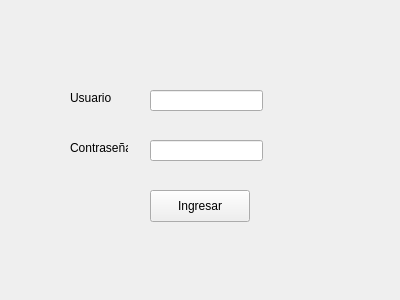
<?xml version="1.0" encoding="UTF-8"?>
<ui version="4.0">
 <class>Login</class>
 <widget class="QWidget" name="Login">
  <property name="geometry">
   <rect>
    <x>0</x>
    <y>0</y>
    <width>400</width>
    <height>300</height>
   </rect>
  </property>
  <property name="windowTitle">
   <string>Form</string>
  </property>
  <widget class="QLabel" name="label">
   <property name="geometry">
    <rect>
     <x>70</x>
     <y>90</y>
     <width>58</width>
     <height>16</height>
    </rect>
   </property>
   <property name="text">
    <string>Usuario</string>
   </property>
  </widget>
  <widget class="QLabel" name="label_2">
   <property name="geometry">
    <rect>
     <x>70</x>
     <y>140</y>
     <width>58</width>
     <height>16</height>
    </rect>
   </property>
   <property name="text">
    <string>Contraseña</string>
   </property>
  </widget>
  <widget class="QLineEdit" name="leUsuario">
   <property name="geometry">
    <rect>
     <x>150</x>
     <y>90</y>
     <width>113</width>
     <height>21</height>
    </rect>
   </property>
  </widget>
  <widget class="QLineEdit" name="leClave">
   <property name="geometry">
    <rect>
     <x>150</x>
     <y>140</y>
     <width>113</width>
     <height>21</height>
    </rect>
   </property>
   <property name="echoMode">
    <enum>QLineEdit::EchoMode::Password</enum>
   </property>
  </widget>
  <widget class="QPushButton" name="btnIngresar">
   <property name="geometry">
    <rect>
     <x>150</x>
     <y>190</y>
     <width>100</width>
     <height>32</height>
    </rect>
   </property>
   <property name="text">
    <string>Ingresar</string>
   </property>
  </widget>
 </widget>
 <resources/>
 <connections/>
</ui>
